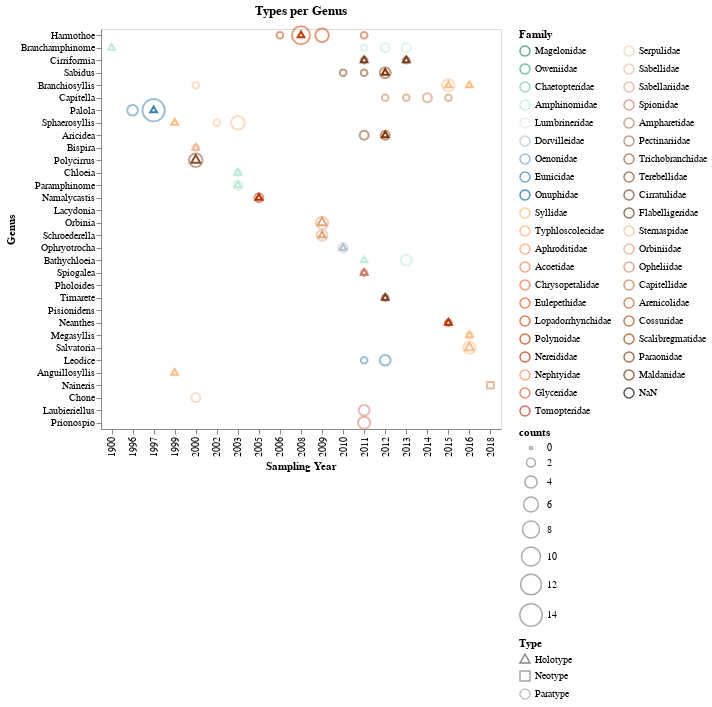

The cell this chart's notebook holds for it:
### Code cell
tipo = alt.Chart(temp, height=400, width= 400, title='Types per Genus').mark_point(filled=False).encode(
    x = alt.X('start_year:O', title='Sampling Year'),
    y = alt.Y('genus:N', title= 'Genus',
              sort=alt.EncodingSortField('counts', op='count', order='descending')),
    color= alt.Color('family:N', title='Family',
                    scale= alt.Scale(domain=list(cores_familia.keys()), range=list(cores_familia.values())),
                    legend= alt.Legend(columns=2, symbolLimit=42, symbolType= 'circle')), 
    size= alt.Size('counts', scale= alt.Scale(range=[10,500])),
    order= alt.Order('counts', sort='descending'),  # smaller points in front
    shape= alt.Shape('type:N', title='Type', 
                    scale= alt.Scale(domain=['Holotype', 'Neotype','Paratype'],
                                     range=['triangle', 'square', 'circle'])),
    opacity= alt.Opacity('type:N', scale= alt.Scale(domain=['Holotype', 'Neotype','Paratype'],
                                                     range=[1, 0.5, 1])),
    tooltip= [alt.Tooltip('type', title='type'),
              alt.Tooltip('start_year', title='start year'),
              alt.Tooltip('counts', title='counts')]
)

# tipo.save('./graphs/tipo/tipos_por_genero.html')

tipo

### Figure 1 — Vega-Lite specification as saved in the notebook (floating-point values rounded to 4 significant figures)
{"config": {"view": {"continuousWidth": 400, "continuousHeight": 300}}, "data": {"name": "data-a469ee2deb81c530b99081ccd381f87a"}, "mark": {"type": "point", "filled": false}, "encoding": {"color": {"type": "nominal", "field": "family", "legend": {"columns": 2, "symbolLimit": 42, "symbolType": "circle"}, "scale": {"domain": ["Magelonidae", "Oweniidae", "Chaetopteridae", "Amphinomidae", "Lumbrineridae", "Dorvilleidae", "Oenonidae", "Eunicidae", "Onuphidae", "Syllidae", "Typhloscolecidae", "Aphroditidae", "Acoetidae", "Chrysopetalidae", "Eulepethidae", "Lopadorrhynchidae", "Polynoidae", "Nereididae", "Nephtyidae", "Glyceridae", "Tomopteridae", "Serpulidae", "Sabellidae", "Sabellariidae", "Spionidae", "Ampharetidae", "Pectinariidae", "Trichobranchidae", "Terebellidae", "Cirratulidae", "Flabelligeridae", "Sternaspidae", "Orbiniidae", "Opheliidae", "Capitellidae", "Arenicolidae", "Cossuridae", "Scalibregmatidae", "Paraonidae", "Maldanidae", "NaN"], "range": ["#238762", "#3CA67F", "#77c8a5", "#bbebd3", "#e7e5df", "#b2c0d0", "#7A9FBF", "#3c81ae", "#00669a", "#ffbd84", "#ffaa74", "#ff9760", "#ff814b", "#fc6b36", "#eb5824", "#d94814", "#c83b03", "#b73000", "#f18e56", "#D96236", "#bf381b", "#fbd0ad", "#f2b999", "#e8a287", "#d27666", "#b48061", "#a66c4b", "#975b39", "#874c2c", "#774124", "#683720", "#eebd93", "#dfa47a", "#d28d60", "#c37746", "#b4622f", "#a3501d", "#92420e", "#823606", "#732c02", "#0D0D0D"]}, "title": "Family"}, "opacity": {"type": "nominal", "field": "type", "scale": {"domain": ["Holotype", "Neotype", "Paratype"], "range": [1, 0.5, 1]}}, "order": {"type": "quantitative", "field": "counts", "sort": "descending"}, "shape": {"type": "nominal", "field": "type", "scale": {"domain": ["Holotype", "Neotype", "Paratype"], "range": ["triangle", "square", "circle"]}, "title": "Type"}, "size": {"type": "quantitative", "field": "counts", "scale": {"range": [10, 500]}}, "tooltip": [{"type": "nominal", "field": "type", "title": "type"}, {"type": "quantitative", "field": "start_year", "title": "start year"}, {"type": "quantitative", "field": "counts", "title": "counts"}], "x": {"type": "ordinal", "field": "start_year", "title": "Sampling Year"}, "y": {"type": "nominal", "field": "genus", "sort": {"field": "counts", "op": "count", "order": "descending"}, "title": "Genus"}}, "height": 400, "title": "Types per Genus", "width": 400, "$schema": "https://vega.github.io/schema/vega-lite/v4.8.1.json", "datasets": {"data-a469ee2deb81c530b99081ccd381f87a": [{"type": "Holotype", "start_year": 1900.0, "genus": "Branchamphinome", "family": "Amphinomidae", "counts": 1}, {"type": "Holotype", "start_year": 1997.0, "genus": "Palola", "family": "Eunicidae", "counts": 1}, {"type": "Holotype", "start_year": 1999.0, "genus": "Anguillosyllis", "family": "Syllidae", "counts": 1}, {"type": "Holotype", "start_year": 1999.0, "genus": "Sphaerosyllis", "family": "Syllidae", "counts": 1}, {"type": "Holotype", "start_year": 2000.0, "genus": "Bispira", "family": "Sabellidae", "counts": 1}, {"type": "Holotype", "start_year": 2000.0, "genus": "Polycirrus", "family": "Terebellidae", "counts": 2}, {"type": "Holotype", "start_year": 2003.0, "genus": "Chloeia", "family": "Amphinomidae", "counts": 1}, {"type": "Holotype", "start_year": 2003.0, "genus": "Paramphinome", "family": "Amphinomidae", "counts": 1}, {"type": "Holotype", "start_year": 2005.0, "genus": "Namalycastis", "family": "Nereididae", "counts": 1}, {"type": "Holotype", "start_year": 2008.0, "genus": "Harmothoe", "family": "Polynoidae", "counts": 1}, {"type": "Holotype", "start_year": 2008.0, "genus": "Lacydonia", "family": "Lacydoniidae", "counts": 1}, {"type": "Holotype", "start_year": 2009.0, "genus": "Lacydonia", "family": "Lacydoniidae", "counts": 2}, {"type": "Holotype", "start_year": 2009.0, "genus": "Orbinia", "family": "Orbiniidae", "counts": 2}, {"type": "Holotype", "start_year": 2009.0, "genus": "Schroederella", "family": "Orbiniidae", "counts": 1}, {"type": "Holotype", "start_year": 2010.0, "genus": "Ophryotrocha", "family": "Dorvilleidae", "counts": 1}, {"type": "Holotype", "start_year": 2011.0, "genus": "Bathychloeia", "family": "Amphinomidae", "counts": 1}, {"type": "Holotype", "start_year": 2011.0, "genus": "Cirriformia", "family": "Cirratulidae", "counts": 1}, {"type": "Holotype", "start_year": 2011.0, "genus": "Spiogalea", "family": "Spionidae", "counts": 1}, {"type": "Holotype", "start_year": 2012.0, "genus": "Aricidea", "family": "Paraonidae", "counts": 1}, {"type": "Holotype", "start_year": 2012.0, "genus": "Pholoides", "family": "Sigalionidae", "counts": 1}, {"type": "Holotype", "start_year": 2012.0, "genus": "Sabidus", "family": "Paraonidae", "counts": 1}, {"type": "Holotype", "start_year": 2012.0, "genus": "Timarete", "family": "Cirratulidae", "counts": 1}, {"type": "Holotype", "start_year": 2013.0, "genus": "Cirriformia", "family": "Cirratulidae", "counts": 1}, {"type": "Holotype", "start_year": 2014.0, "genus": "Pisionidens", "family": "Sigalionidae", "counts": 1}, {"type": "Holotype", "start_year": 2015.0, "genus": "Branchiosyllis", "family": "Syllidae", "counts": 1}, {"type": "Holotype", "start_year": 2015.0, "genus": "Neanthes", "family": "Nereididae", "counts": 1}, {"type": "Holotype", "start_year": 2016.0, "genus": "Branchiosyllis", "family": "Syllidae", "counts": 1}, {"type": "Holotype", "start_year": 2016.0, "genus": "Megasyllis", "family": "Syllidae", "counts": 1}, {"type": "Holotype", "start_year": 2016.0, "genus": "Salvatoria", "family": "Syllidae", "counts": 2}, {"type": "Neotype", "start_year": 2018.0, "genus": "Naineris", "family": "Orbiniidae", "counts": 1}, {"type": "Paratype", "start_year": 1996.0, "genus": "Palola", "family": "Eunicidae", "counts": 3}, {"type": "Paratype", "start_year": 1997.0, "genus": "Palola", "family": "Eunicidae", "counts": 14}, {"type": "Paratype", "start_year": 2000.0, "genus": "Bispira", "family": "Sabellidae", "counts": 1}, {"type": "Paratype", "start_year": 2000.0, "genus": "Branchiosyllis", "family": "Syllidae", "counts": 1}, {"type": "Paratype", "start_year": 2000.0, "genus": "Chone", "family": "Sabellidae", "counts": 2}, {"type": "Paratype", "start_year": 2000.0, "genus": "Polycirrus", "family": "Terebellidae", "counts": 5}, {"type": "Paratype", "start_year": 2002.0, "genus": "Sphaerosyllis", "family": "Syllidae", "counts": 1}, {"type": "Paratype", "start_year": 2003.0, "genus": "Chloeia", "family": "Amphinomidae", "counts": 1}, {"type": "Paratype", "start_year": 2003.0, "genus": "Paramphinome", "family": "Amphinomidae", "counts": 2}, {"type": "Paratype", "start_year": 2003.0, "genus": "Sphaerosyllis", "family": "Syllidae", "counts": 5}, {"type": "Paratype", "start_year": 2005.0, "genus": "Namalycastis", "family": "Nereididae", "counts": 2}, {"type": "Paratype", "start_year": 2006.0, "genus": "Harmothoe", "family": "Polynoidae", "counts": 1}, {"type": "Paratype", "start_year": 2008.0, "genus": "Harmothoe", "family": "Polynoidae", "counts": 9}, {"type": "Paratype", "start_year": 2008.0, "genus": "Pholoides", "family": "Sigalionidae", "counts": 1}, {"type": "Paratype", "start_year": 2009.0, "genus": "Harmothoe", "family": "Polynoidae", "counts": 5}, {"type": "Paratype", "start_year": 2009.0, "genus": "Orbinia", "family": "Orbiniidae", "counts": 4}, {"type": "Paratype", "start_year": 2009.0, "genus": "Schroederella", "family": "Orbiniidae", "counts": 3}, {"type": "Paratype", "start_year": 2010.0, "genus": "Ophryotrocha", "family": "Dorvilleidae", "counts": 2}, {"type": "Paratype", "start_year": 2010.0, "genus": "Sabidus", "family": "Paraonidae", "counts": 1}, {"type": "Paratype", "start_year": 2011.0, "genus": "Aricidea", "family": "Paraonidae", "counts": 2}, {"type": "Paratype", "start_year": 2011.0, "genus": "Branchamphinome", "family": "Amphinomidae", "counts": 1}, {"type": "Paratype", "start_year": 2011.0, "genus": "Cirriformia", "family": "Cirratulidae", "counts": 1}, {"type": "Paratype", "start_year": 2011.0, "genus": "Harmothoe", "family": "Polynoidae", "counts": 1}, {"type": "Paratype", "start_year": 2011.0, "genus": "Laubieriellus", "family": "Spionidae", "counts": 3}, {"type": "Paratype", "start_year": 2011.0, "genus": "Leodice", "family": "Eunicidae", "counts": 1}, {"type": "Paratype", "start_year": 2011.0, "genus": "Prionospio", "family": "Spionidae", "counts": 4}, {"type": "Paratype", "start_year": 2011.0, "genus": "Sabidus", "family": "Paraonidae", "counts": 1}, {"type": "Paratype", "start_year": 2011.0, "genus": "Spiogalea", "family": "Spionidae", "counts": 1}, {"type": "Paratype", "start_year": 2012.0, "genus": "Aricidea", "family": "Paraonidae", "counts": 2}, {"type": "Paratype", "start_year": 2012.0, "genus": "Branchamphinome", "family": "Amphinomidae", "counts": 2}, {"type": "Paratype", "start_year": 2012.0, "genus": "Capitella", "family": "Capitellidae", "counts": 1}, {"type": "Paratype", "start_year": 2012.0, "genus": "Leodice", "family": "Eunicidae", "counts": 3}, {"type": "Paratype", "start_year": 2012.0, "genus": "Sabidus", "family": "Paraonidae", "counts": 3}, {"type": "Paratype", "start_year": 2012.0, "genus": "Timarete", "family": "Cirratulidae", "counts": 1}, {"type": "Paratype", "start_year": 2013.0, "genus": "Bathychloeia", "family": "Amphinomidae", "counts": 3}, {"type": "Paratype", "start_year": 2013.0, "genus": "Branchamphinome", "family": "Amphinomidae", "counts": 2}, {"type": "Paratype", "start_year": 2013.0, "genus": "Capitella", "family": "Capitellidae", "counts": 1}, {"type": "Paratype", "start_year": 2013.0, "genus": "Cirriformia", "family": "Cirratulidae", "counts": 1}, {"type": "Paratype", "start_year": 2014.0, "genus": "Capitella", "family": "Capitellidae", "counts": 2}, {"type": "Paratype", "start_year": 2014.0, "genus": "Pisionidens", "family": "Sigalionidae", "counts": 1}, {"type": "Paratype", "start_year": 2015.0, "genus": "Branchiosyllis", "family": "Syllidae", "counts": 4}, {"type": "Paratype", "start_year": 2015.0, "genus": "Capitella", "family": "Capitellidae", "counts": 1}, {"type": "Paratype", "start_year": 2015.0, "genus": "Neanthes", "family": "Nereididae", "counts": 1}, {"type": "Paratype", "start_year": 2016.0, "genus": "Megasyllis", "family": "Syllidae", "counts": 1}, {"type": "Paratype", "start_year": 2016.0, "genus": "Salvatoria", "family": "Syllidae", "counts": 4}]}}
